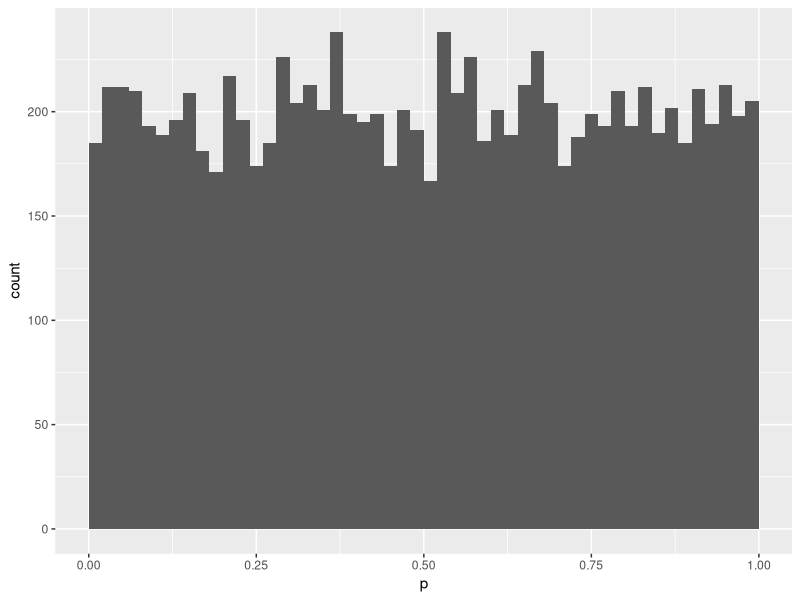
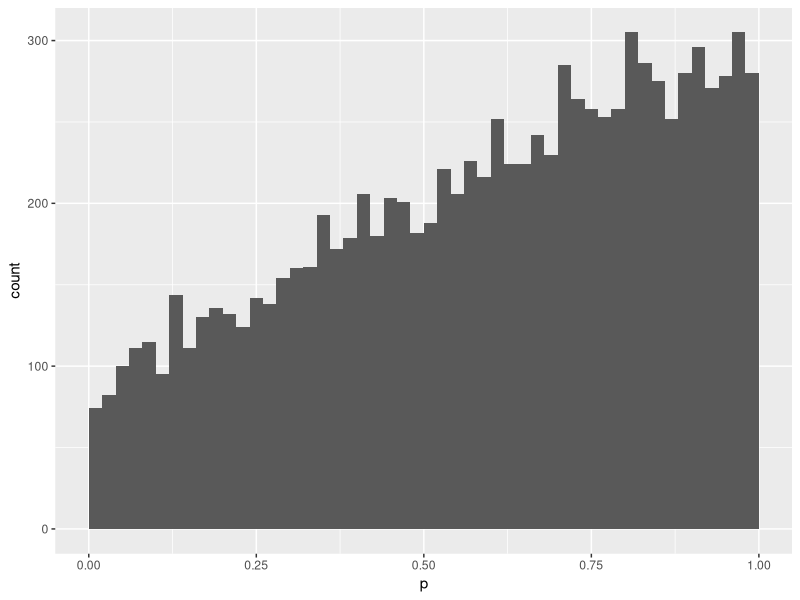
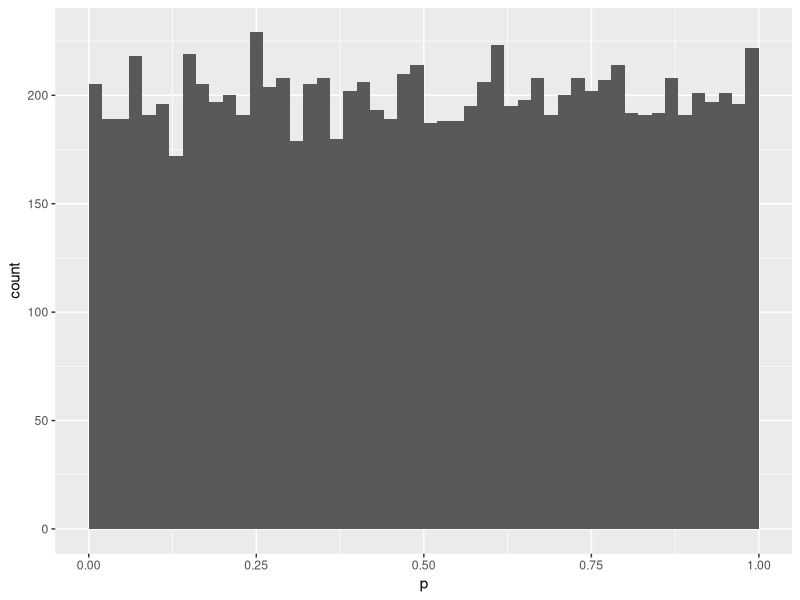
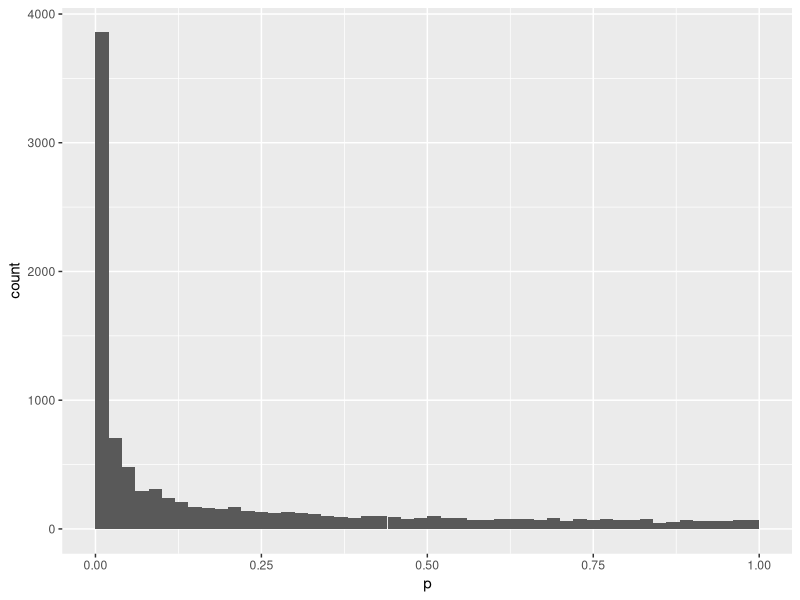
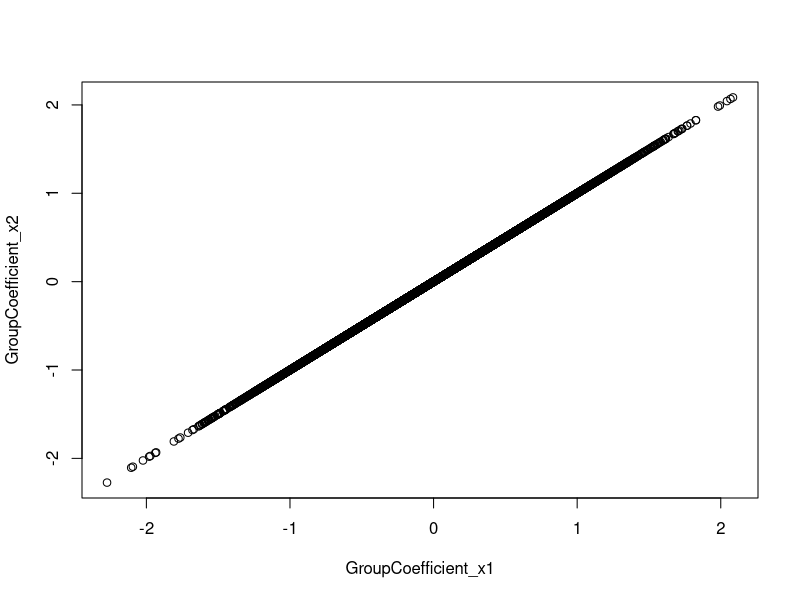

The R script that drew these images, in order:
#8.1

#prepare the data matrix

library(ggplot2)
library(tibble)
library("magrittr")
ng = 10000
ns = 12
x1 = x2 = matrix(rnorm(ns * ng), ncol = ns, nrow= ng)

group = factor(letters[1 + seq_len(ns) %% 2])  %T>% print

batch = factor(ifelse(seq_len(ns) <= ns/2, "B1", "B2")) %T>% print

x2[, batch=="B2"] = x2[, batch=="B2"] + 2 * rnorm(ng)

# ~ group

model.matrix(~ group)

l <- c()

# extract the p-value for each row

extractP_1 <- function(x){
  for (i in seq(ng)){
    batch_lm <- lm(x[i,] ~ group)
    f <- summary(batch_lm)$fstatistic
    p<- pf(f[1],f[2],f[3],lower.tail= FALSE)[["value"]]
    l <- c(l,p)
  }
  return(l)
}

#process and plot set "x1"
P_Group_x1 <- extractP_1(x1)
ggplot(tibble(p=P_Group_x1),aes(p))+geom_histogram(binwidth = 0.02, boundary = 0)

#process and plot set "x2"
P_Group_x2 <- extractP_1(x2)
ggplot(tibble(p=P_Group_x2),aes(p))+geom_histogram(binwidth = 0.02, boundary = 0)


# ~ group + batch

model.matrix(~ group + batch)

l <- c()

# extract the p-value for each row

extractP_2 <- function(x){
  for (i in seq(ng)){
  batch_lm <- lm(x[i,] ~ group + batch)
  f <- summary(batch_lm)$fstatistic
  p<- pf(f[1],f[2],f[3],lower.tail= FALSE)[["value"]]
  l <- c(l,p)
  }
  return(l)
}

#process and plot set "x1"
P_GroupBatch_x1 <- extractP_2(x1)
ggplot(tibble(p=P_GroupBatch_x1),aes(p))+geom_histogram(binwidth = 0.02, boundary = 0)

#process and plot set "x2"
P_GroupBatch_x2 <- extractP_2(x2)
ggplot(tibble(p=P_GroupBatch_x2),aes(p))+geom_histogram(binwidth = 0.02, boundary = 0)


#group coefficents

l <- c()
extractCoefficient <- function(x){
  for (i in seq(ng)){
    batch_lm <- lm(x[i,] ~ group)
    C <- batch_lm$coefficients[["groupb"]]
    l <- c(l,C)
  }
  return(l)
}

GroupCoefficient_x1 <- extractCoefficient(x1)
GroupCoefficient_x2 <- extractCoefficient(x2)
qqplot(GroupCoefficient_x1,GroupCoefficient_x2)


